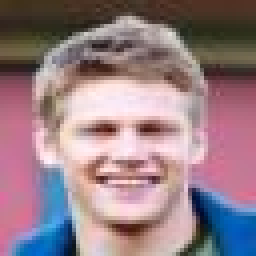
#> input picture data/processed_data/005136.jpg, 64 x 64 px (shown 4 times larger); its folder holds only this picture in this run
$ python normalize_images.py
#> lines starting #> are read from the running program, lines starting #| are printed output that depends on the picture
import numpy as np
import os
from PIL import Image

def normalize(arr):
    arr_new = (arr / 255) * 2 - 1
    return arr_new

# Define the base project directory using relative paths
base_dir = os.path.join(os.path.dirname(os.path.dirname(os.path.abspath(__file__))))

# Use relative paths from the project root
folder_path = os.path.join(base_dir, 'data', 'processed_data')
output_path = os.path.join(base_dir, 'data', 'normalized_data')

normalized_images = []

for filename in os.listdir(folder_path):
    img_path = os.path.join(folder_path, filename)
    img = Image.open(img_path).convert('RGB')
#> img is the input picture: PIL image 64x64 RGB; mean R, G, B 151.2, 126.6, 133.8

    img_array = np.array(img).astype(np.float32)

    # Normalize the images
    normalized_img = normalize(img_array)
    normalized_images.append(normalized_img)

    # Saves the arrays as the normalized images
    # save_img = ((normalized_img + 1) / 2 * 255).astype(np.uint8)
    save_img = normalized_img.astype(np.uint8)
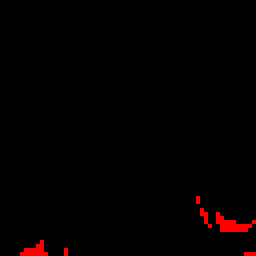
#> save_img: shape (64, 64, 3) (shown 4 times larger); mean R, G, B 3.3, 0, 0
    Image.fromarray(save_img).save(os.path.join(output_path, filename))


normalized_images = np.array(normalized_images)

$ run again, on data/processed_data/025358.jpg
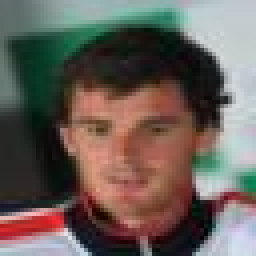
#> input picture data/processed_data/025358.jpg, 64 x 64 px (shown 4 times larger)
#> img is the input picture: PIL image 64x64 RGB; mean R, G, B 105.9, 95.5, 89.2
#> `save_img = normalized_img.astype(np.uint8)`:
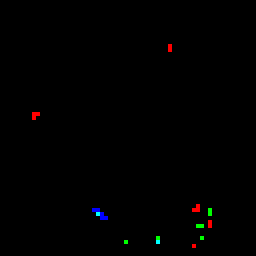
#> save_img: shape (64, 64, 3) (shown 4 times larger); mean R, G, B 0.7, 0.6, 0.4

$ run again, on data/processed_data/034237.jpg
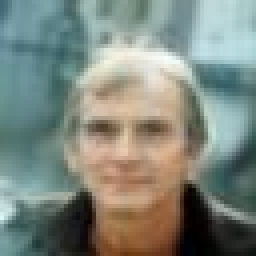
#> input picture data/processed_data/034237.jpg, 64 x 64 px (shown 4 times larger)
#> img is the input picture: PIL image 64x64 RGB; mean R, G, B 127.1, 135.5, 125.9
#> `save_img = normalized_img.astype(np.uint8)`:
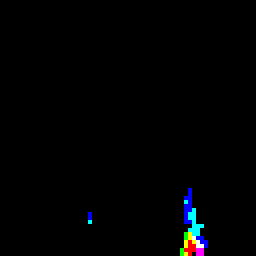
#> save_img: shape (64, 64, 3) (shown 4 times larger); mean R, G, B 1.3, 1.9, 2.7

$ run again, on data/processed_data/008348.jpg
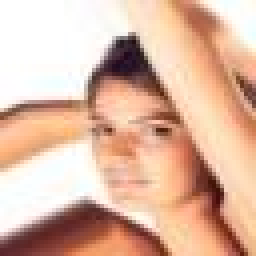
#> input picture data/processed_data/008348.jpg, 64 x 64 px (shown 4 times larger)
#> img is the input picture: PIL image 64x64 RGB; mean R, G, B 221.5, 183.3, 162.2
#> `save_img = normalized_img.astype(np.uint8)`:
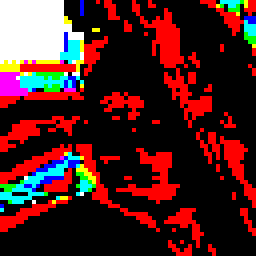
#> save_img: shape (64, 64, 3) (shown 4 times larger); mean R, G, B 0.296, 0.122, 0.119; drawn with 1 as white
